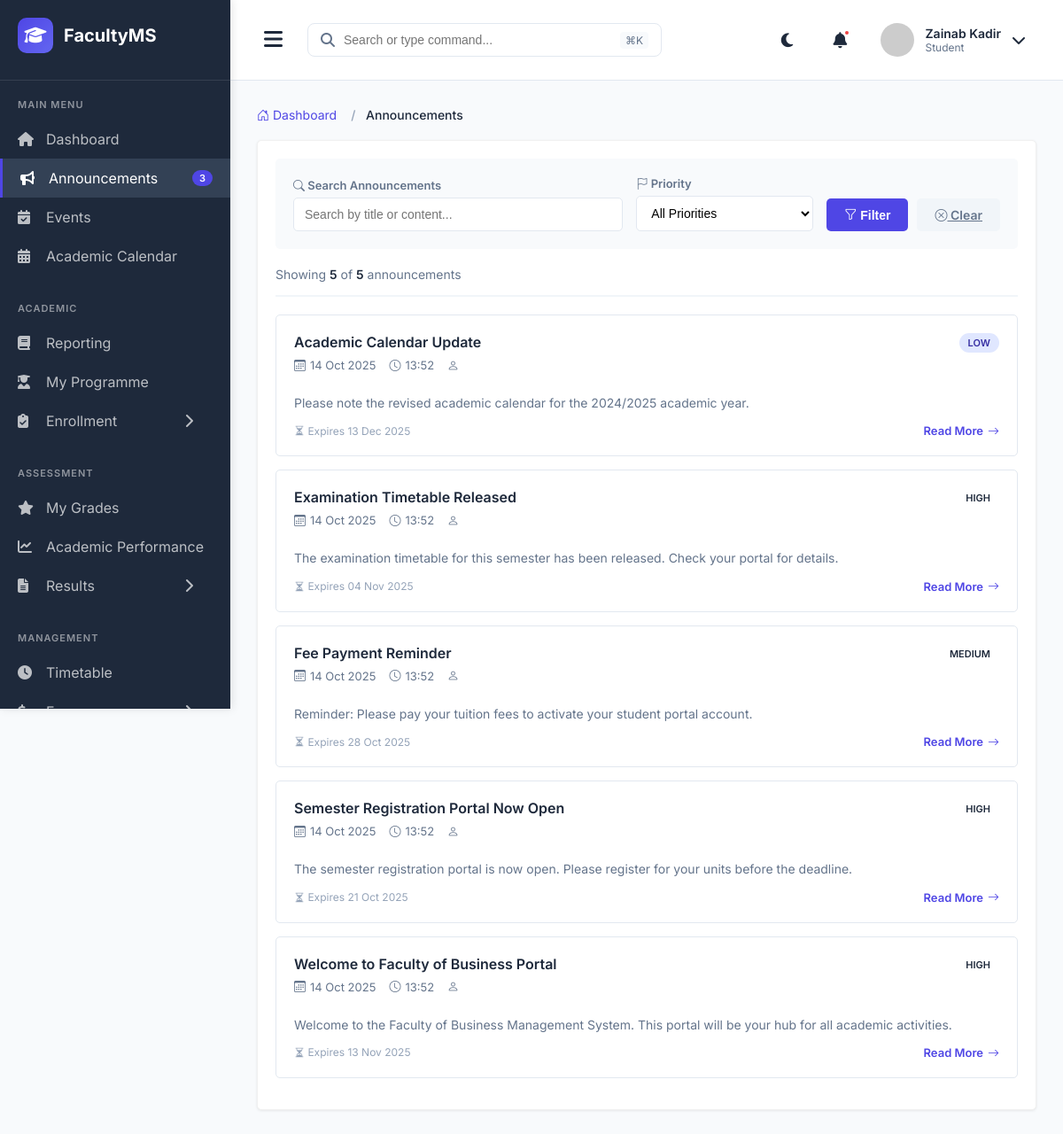
The app's page /student_announcements_list/ (signed in), older data.
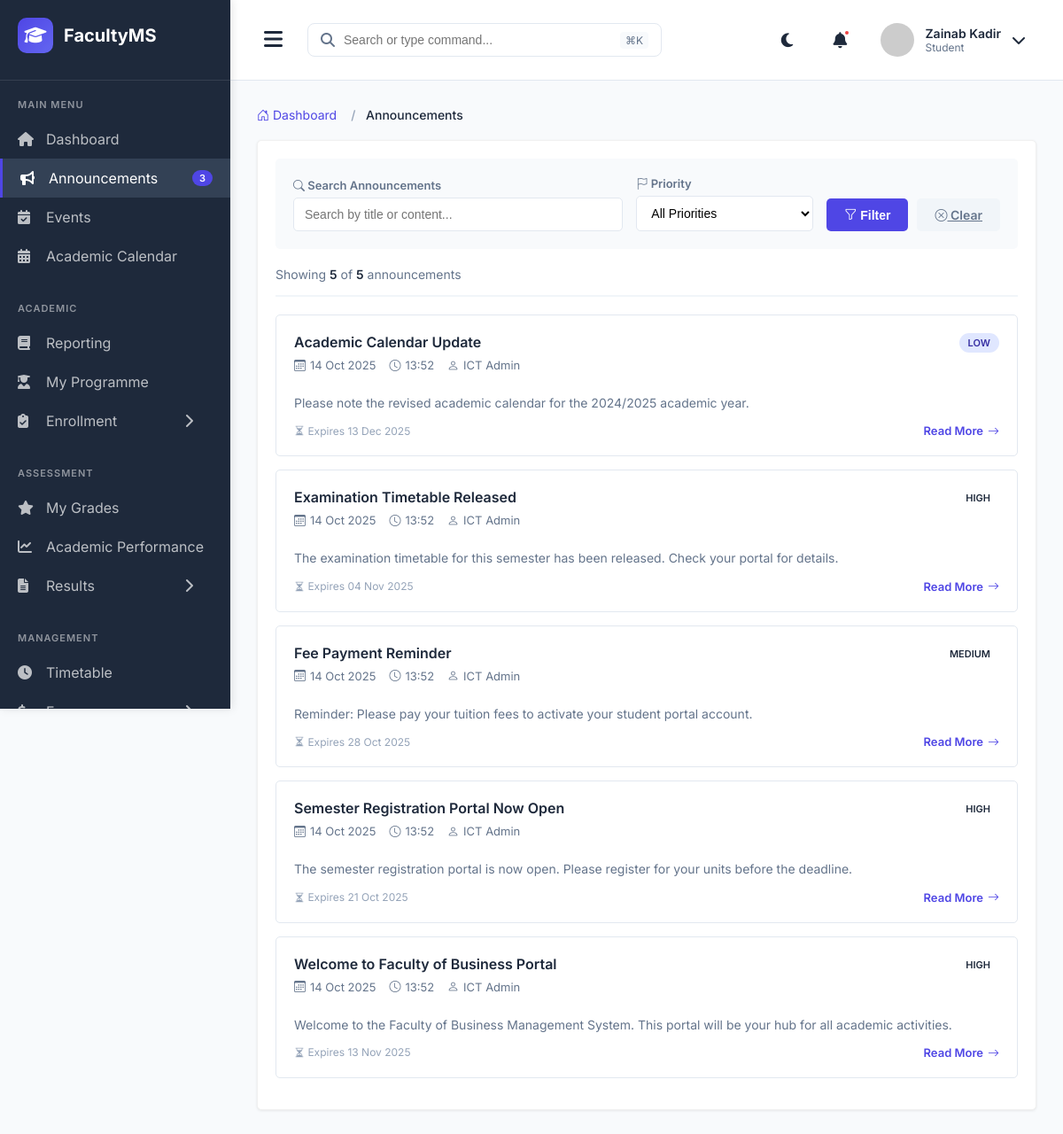
The same page, newer data.
### main_application/models.py (models this page shows, shortened)
class Announcement(models.Model):
    PRIORITY_LEVELS = (
        ('LOW', 'Low'),
        ('NORMAL', 'Normal'),
        ('HIGH', 'High'),
        ('URGENT', 'Urgent'),
    )
    title = models.CharField(max_length=200)
    content = models.TextField()
    created_by = models.ForeignKey(User, on_delete=models.PROTECT, related_name='created_announcements')
    target_programmes = models.ManyToManyField(Programme, blank=True, related_name='announcements')
    target_year_levels = models.CharField(max_length=50, blank=True)  # Comma-separated: "1,2,3"
    priority = models.CharField(max_length=20, choices=PRIORITY_LEVELS, default='NORMAL')
    publish_date = models.DateTimeField(default=timezone.now)
    expiry_date = models.DateTimeField(null=True, blank=True)
    is_published = models.BooleanField(default=True)
    attachments = models.FileField(upload_to='announcements/', blank=True, null=True)
    created_at = models.DateTimeField(auto_now_add=True)
    class Meta:
        db_table = 'announcements'
        ordering = ['-publish_date']

class User(AbstractUser):
    USER_TYPES = (
        ('STUDENT', 'Student'),
        ('LECTURER', 'Lecturer'),
        ('COD', 'Chairman of Department'),
        ('DEAN', 'Dean'),
        ('ICT_ADMIN', 'ICT Administrator'),
    )
    user_type = models.CharField(max_length=20, choices=USER_TYPES)
    phone_number = models.CharField(max_length=15, blank=True, null=True)
    profile_picture = models.ImageField(upload_to='profiles/', blank=True, null=True)
    is_active_user = models.BooleanField(default=True)
    date_joined = models.DateTimeField(auto_now_add=True)
    class Meta:
        db_table = 'users'

### main_application/views.py (the view)
# urls.py: path('student_announcements_list/', views.student_announcements_list, name='student_announcements_list'),
@login_required
@never_cache
def student_announcements_list(request):
    if request.user.user_type != 'STUDENT':
        return redirect('student_dashboard')
    try:
        student = request.user.student_profile
        announcements = Announcement.objects.filter(
            is_published=True,
            publish_date__lte=timezone.now()
        ).filter(
            Q(target_programmes=student.programme) | Q(target_programmes__isnull=True)
        ).order_by('-publish_date').distinct()
        search_query = request.GET.get('search', '')
        if search_query:
            announcements = announcements.filter(
                Q(title__icontains=search_query) | Q(content__icontains=search_query)
            )
        priority_filter = request.GET.get('priority', '')
        if priority_filter:
            announcements = announcements.filter(priority=priority_filter)
        paginator = Paginator(announcements, 10)
        page_number = request.GET.get('page')
        page_obj = paginator.get_page(page_number)
        context = {
            'page_obj': page_obj,
            'announcements': page_obj.object_list,
            'search_query': search_query,
            'priority_filter': priority_filter,
            'priorities': [
                ('LOW', 'Low'),
                ('NORMAL', 'Normal'),
                ('HIGH', 'High'),
                ('URGENT', 'Urgent'),
            ],
            'total_announcements': announcements.count(),
        }
        return render(request, 'student/announcements/announcements_list.html', context)
    except Exception as e:
        from django.contrib import messages
        messages.error(request, f'Error loading announcements: {str(e)}')
        return redirect('student_dashboard')

### templates/student/announcements/announcements_list.html (shortened to what the changed rows need)
{% extends 'student_base.html' %}
{% block extra_css %}
<link rel="stylesheet" href="https://cdn.jsdelivr.net/npm/bootstrap-icons@1.10.0/font/bootstrap-icons.css">
{% endblock %}
{% block content %}
<div class="section-container">
    {% if announcements %}
        {% for announcement in announcements %}
        <a href="{% url 'student_announcement_detail' announcement.pk %}" style="text-decoration: none; color: inherit;">
            <div class="announcement-card">
                <div class="announcement-header">
                    <div style="flex: 1;">
                        <h3 class="announcement-title">{{ announcement.title }}</h3>
                        <div class="announcement-meta">
                            <span class="meta-item">
                                <i class="bi bi-calendar3"></i>
                                {{ announcement.publish_date|date:"d M Y" }}
                            </span>
                            <span class="meta-item">
                                <i class="bi bi-clock"></i>
                                {{ announcement.publish_date|date:"H:i" }}
                            </span>
                            <span class="meta-item">
                                <i class="bi bi-person"></i>
                                {{ announcement.created_by.get_full_name }}
                            </span>
                        </div>
                    </div>
                    <span class="priority-badge priority-{{ announcement.priority }}">
                        {{ announcement.get_priority_display }}
                    </span>
                </div>
                <div class="announcement-excerpt">
                    {{ announcement.content|truncatewords:30 }}
                </div>
                <div class="announcement-footer">
                    <div style="display: flex; gap: 10px; align-items: center;">
                        {% if announcement.expiry_date %}
                        <span style="color: #94A3B8; font-size: 12px;">
                            <i class="bi bi-hourglass-split"></i> Expires {{ announcement.expiry_date|date:"d M Y" }}
                        </span>
                        {% endif %}
                    </div>
                    <span class="read-more">
                        Read More <i class="bi bi-arrow-right"></i>
                    </span>
                </div>
            </div>
        </a>
        {% endfor %}
    {% endif %}
</div>
{% endblock %}

Row changes from the older to the newer data that the page shows:
changed through a linked row, Announcement "Academic Calendar Update": created_by.get_full_name (not shown) → "ICT Admin"
changed through a linked row, Announcement "Examination Timetable Released": created_by.get_full_name (not shown) → "ICT Admin"
changed through a linked row, Announcement "Fee Payment Reminder": created_by.get_full_name (not shown) → "ICT Admin"
changed through a linked row, Announcement "Semester Registration Portal Now Open": created_by.get_full_name (not shown) → "ICT Admin"
changed through a linked row, Announcement "Welcome to Faculty of Business Portal": created_by.get_full_name (not shown) → "ICT Admin"
